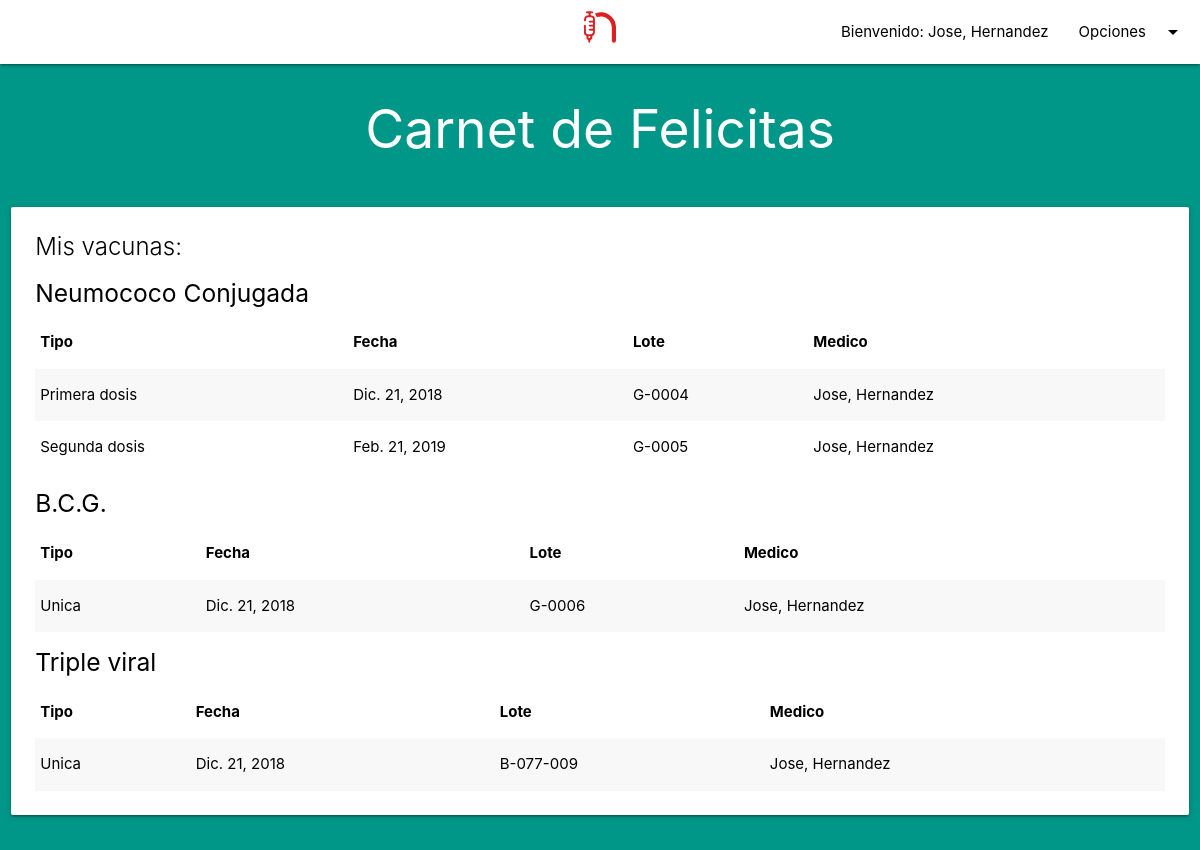
Screenshot of /vacunacion/carnet/3 (signed in) with the database file from the repository.
### accounts/models.py (models this page shows)
class User(AbstractUser):
    is_medic = models.BooleanField(null=True)
    dni = models.CharField(max_length=9, null=True, blank=False, unique=True)
    born_date = models.DateField(null=True)

### vacunacion/models.py (models this page shows, shortened)
class Carnet(models.Model):
    date_created = models.DateTimeField(auto_now_add=True)
    user = models.ForeignKey(User, null=False, on_delete=models.CASCADE, related_name='carnets')
    name = models.CharField(max_length=15, null=False, blank=False)
    last_name = models.CharField(max_length=15, null=False, blank=False)
    dni = models.CharField(max_length=9, null=True, blank=False)
    born_date = models.DateField(null=True)

class Vaccination(models.Model):
    carnet = models.ForeignKey(Carnet, on_delete=models.CASCADE, related_name='vaccinations')
    vaccine = models.ForeignKey(Vaccine, on_delete=models.CASCADE, related_name='vaccine')

class Vaccine(models.Model):
    name = models.CharField(max_length=40, null=False, blank=False)

class Dose(models.Model):
    TYPE_CHOICES = {
        ('1', 'Primera dosis'),
        ('2', 'Segunda dosis'),
        ('3', 'Tercer dosis'),
        ('4', 'Cuarta dosis'),
        ('5', 'Quinta dosis'),
        ('r', 'Refuerzo'),
        ('u', 'Unica')
    }
    vaccination = models.ForeignKey(Vaccination, on_delete=models.CASCADE, default=None, related_name='doses')
    type = models.CharField(max_length=1, choices=TYPE_CHOICES, null=False, blank=False)
    medic = models.ForeignKey(settings.AUTH_USER_MODEL, on_delete=models.CASCADE, related_name='doses')
    date = models.DateField(null=False)
    next_dose = models.DateField(null=True)
    batch_number = models.CharField(max_length=15, null=False, blank=False)

### vacunacion/views.py (the view)
# urls.py: path('carnet/<int:carnet_id>', carnet_detail, name='carnet_detail'),
def carnet_detail(request, carnet_id):
    if (request.user.is_authenticated):
        if (request.user.is_medic):
            try:
                carnet = Carnet.objects.get(id=carnet_id)
                return render(request, 'webpage/carnet_detail.html', {'carnet': carnet})
            except:
                return redirect('/')
        else:
            try:
                carnet = Carnet.objects.get(user=request.user, id=carnet_id)
                return render(request, 'webpage/carnet_detail.html', {'carnet': carnet})
            except:
                return redirect('/')

### webpage/templates/webpage/carnet_detail.html
{% extends 'base.html' %}
{% block body %}
    <div class="row">
        <div class="center-align">
            <h2 class="white-text">Carnet de {{ carnet.name }}</h2>
        </div>
    </div>
    <div class="row">
        <div class="col s12">
            <div class="card hoverable">
                <div class="card-content black-text">
                    <span class="card-title">Mis vacunas: </span>
                    {% for vaccination in carnet.vaccinations.all %}
                        <h5>{{ vaccination.vaccine.name }}</h5>
                        <table class="striped responsive-table">
                            <thead>
                            <tr>
                                <th>Tipo</th>
                                <th>Fecha</th>
                                <th>Lote</th>
                                <th>Medico</th>
                            </tr>
                            </thead>
                            <tbody>
                            {% for dose in vaccination.doses.all %}
                                <tr>
                                    <td>{{ dose.get_type_display }}</td>
                                    <td>{{ dose.date }}</td>
                                    <td>{{ dose.batch_number }}</td>
                                    <td>{{ dose.medic.first_name }}, {{ dose.medic.last_name }}</td>
                                </tr>
                            {% endfor %}
                            </tbody>
                        </table>
                    {% endfor %}
                </div>
            </div>
        </div>
    </div>
{% endblock body %}

### webpage/templates/base.html (shortened to what this page needs)
{% load static %}
<!DOCTYPE html>
<html>
<head>
    <link type="text/css" rel="stylesheet" href="{% static "webpage/materialize/css/materialize.min.css" %}"
          media="screen,projection"/>
</head>
<body class="teal">
<nav class="white">
    <div class="nav-wrapper">
        <a href="/" class="brand-logo center black-text"><img src='{% static 'webpage/logo.svg' %}'
                                                              style="height: 32px"/></a>
        <ul class="right hide-on-med-and-down">
            {% if user.is_authenticated %}
                <li><a class="black-text" href="#">Bienvenido: {{ user.first_name }}, {{ user.last_name }}</a></li>
            {% endif %}
            <li>
                <a class="dropdown-trigger black-text" href="#" data-target="account-dropdown">Opciones<i
                        class="material-icons black-text right">arrow_drop_down</i></a>
            </li>
        </ul>
    </div>
</nav>
{% block body %}
{% endblock %}
</body>
</html>

### rows the page displays
User: first_name "Jose", last_name "Hernandez"
Carnet: name "Felicitas"
Vaccination: vaccine.name "Neumococo Conjugada"
Dose: type "Primera dosis", date "Dic. 21, 2018", batch_number "G-0004", medic.first_name "Jose", medic.last_name "Hernandez"
Dose: type "Segunda dosis", date "Feb. 21, 2019", batch_number "G-0005", medic.first_name "Jose", medic.last_name "Hernandez"
Vaccination: vaccine.name "B.C.G."
Dose: type "Unica", date "Dic. 21, 2018", batch_number "G-0006", medic.first_name "Jose", medic.last_name "Hernandez"
Vaccination: vaccine.name "Triple viral"
Dose: type "Unica", date "Dic. 21, 2018", batch_number "B-077-009", medic.first_name "Jose", medic.last_name "Hernandez"
